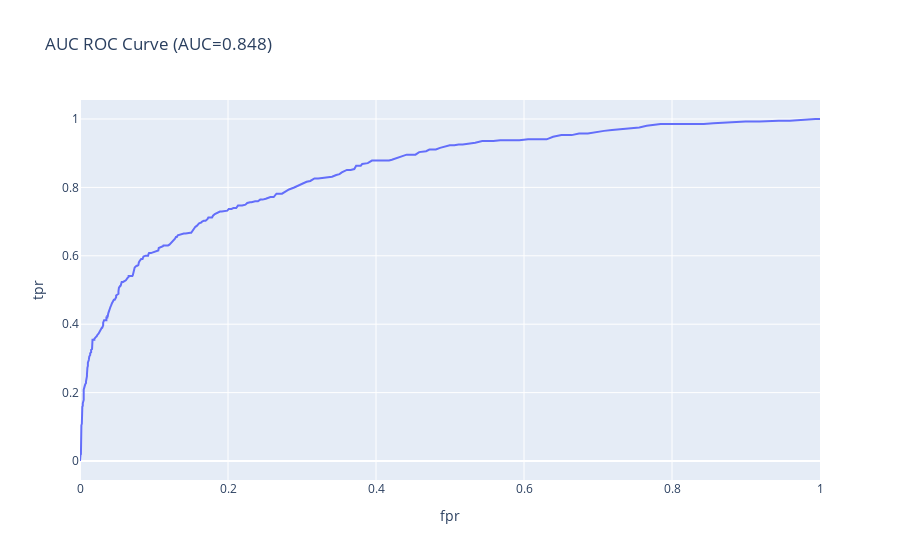

Notebook code cell kept with this figure:
### Code cell
# visual of AUC ROC
fpr, tpr, thresholds = roc_curve(target_test, probabilities_one_test)
roc_data = {'fpr': fpr, 'tpr': tpr, 'thresholds': thresholds}
fig = px.line(roc_data, x='fpr', y='tpr', labels={'x':'False Positive Rate', 'y': 'True Positive Rate'}, 
              title=f'AUC ROC Curve (AUC={auc_roc:.3f})')
fig.show()

### Figure 1 — Plotly figure (JSON) as saved in the notebook; plotly's stock layout.template omitted (floating-point values rounded to 4 significant figures; data arrays with more than 128 entries replaced by an {"elided": "..."} marker saying what was removed)
{"data": [{"hovertemplate": "fpr=%{x}<br>tpr=%{y}<extra></extra>", "legendgroup": "", "line": {"color": "#636efa", "dash": "solid"}, "marker": {"symbol": "circle"}, "mode": "lines", "name": "", "orientation": "v", "showlegend": false, "type": "scatter", "x": {"elided": "304 float values"}, "xaxis": "x", "y": {"elided": "304 float values"}, "yaxis": "y"}], "layout": {"legend": {"tracegroupgap": 0}, "title": {"text": "AUC ROC Curve (AUC=0.848)"}, "xaxis": {"anchor": "y", "domain": [0, 1], "title": {"text": "fpr"}}, "yaxis": {"anchor": "x", "domain": [0, 1], "title": {"text": "tpr"}}}}
